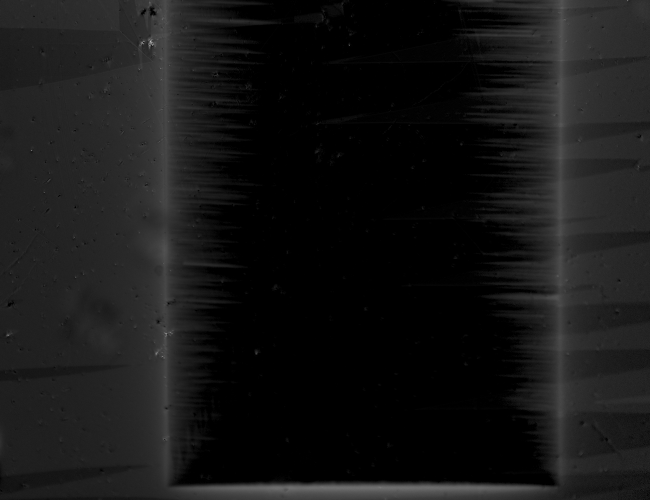
%> input picture inversion/N_YBCO14_4K_200.tif, 1300 x 1000 px (shown at 1/2 size); the run also reads 1 picture not shown here
$ octave inversion.m   (GNU Octave 9; MATLAB toolbox functions it lacks are replaced by stand-ins)
%> lines starting %> are read from the running program, lines starting %| are printed output that depends on the picture
### inversion/make_k.m
function [ K ] = make_k( Bz )

    Bzsize = size(Bz); % Size of B-matrix
    Kxgrid = 2*pi*(-floor(Bzsize(1)/2):ceil(Bzsize(1)/2) - 1)/Bzsize(1);
    Kygrid = 2*pi*(-floor(Bzsize(2)/2):ceil(Bzsize(2)/2) - 1)/Bzsize(2);
    [Kx, Ky] = ndgrid(Kxgrid, Kygrid); %Make 2-dimensional grid
    K = sqrt(Kx.^2 + Ky.^2); % Building the actual k-matrix
    K = fftshift(K); % Shifting Brillouin zones to get real numbers out
    minfin = min(min(K(K>0))); % Artificial removal of singularity at k=0
    K(find(K==0)) = minfin;

end

### inversion/calc_g.m
function [ g ] = calc_g( Hz, K, d )

    Hzfft = fft2(Hz); % Fourier transform
    gfft = Hzfft./sinh(K*d/2); %Find g by Biot-Savart law in Fourier space
    g = real(ifft2(gfft));

end

### inversion/calc_jAbsValue.m
function [ jAbsValue ] = calc_jAbsValue( g )

    jx = padarray(diff(g,1,1), [1 0], 0, 'pre'); % Differentiate g to find currents
    jy = -padarray(diff(g,1,2), [0 1], 0, 'pre');
    jAbsValue = sqrt(jx.^2 + jy.^2); %Find magnitude of the current density

end

### inversion/inversion.m
clear;

filename1 = ['C:\magnetooptics\inversion\misc\','N_YBCO14_4K_200.tif']; %No domain
filename2 = ['C:\magnetooptics\inversion\misc\','D_YBCO14_4K_200.tif']; %Domain

BzN = imread(filename1);
%> BzN is the input picture: size 1000x1300 uint16; min 0, max 65535, mean 5840.2
BzN = flipud(double(BzN(1:1000,1:1300)));
%> BzN: size 1000x1300 double

BzD = imread(filename2);
BzD = flipud(double(BzD(1:1000,1:1300)));
%> BzD: size 1000x1300 double

%Define coordinate system with zero in the middle of the strip

xmax = 580;
xmin = 719;
x = -xmin:1:xmax;

%Scale with 866 pixels corresponding to 1000 micron

scale = 1000/866;
yscale = (scale)*0.001*(x);

l = 620; %Pixel value at where to take cross section of maps
m = 4*pi*10^-7; %Mu zero
d = 200*10^-9;  %Thickness of film in m

%Invert Bz to j for the images

K = make_k(BzN); %Make K-matrix
gN = calc_g(BzN/m, K, d); %Calculate g from Hz, K and d
%> in calc_g, `g = real(ifft2(gfft));`:
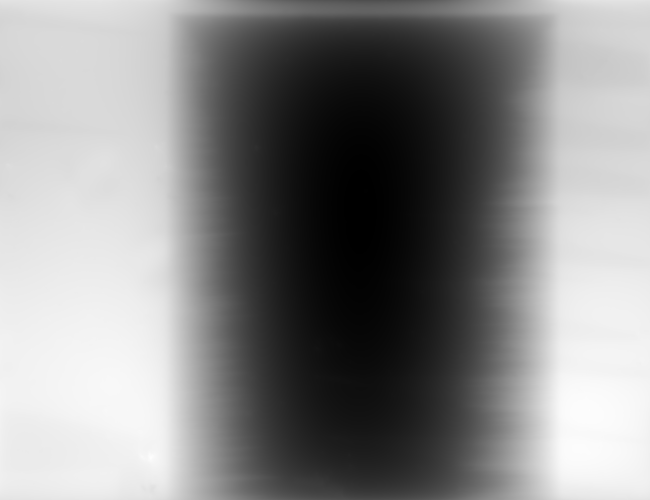
%> g: size 1000x1300 double (shown at 1/2 size); min -8.17e+17, max 1.86e+19, mean 9.62e+18; drawn with min black and max white
jAbsN = calc_jAbsValue(gN); %Calculate absolute value of current from g

gD = calc_g(BzD/m, K, d);
jAbsD = calc_jAbsValue(gD);
%> in calc_jAbsValue (call 2), `jx = padarray(diff(g,1,1), [1 0], 0, 'pre');`:
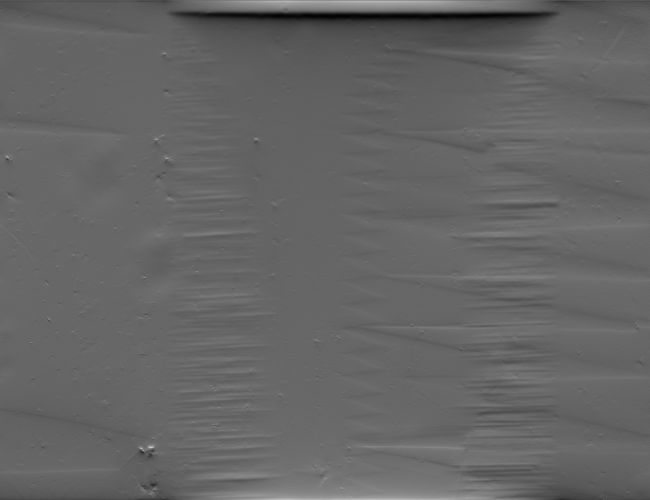
%> jx: size 1000x1300 double (shown at 1/2 size); min -1.76e+17, max 2.68e+17, mean -4.3e+13; drawn with min black and max white
%> in calc_jAbsValue (call 2), `jy = -padarray(diff(g,1,2), [0 1], 0, 'pre');`:
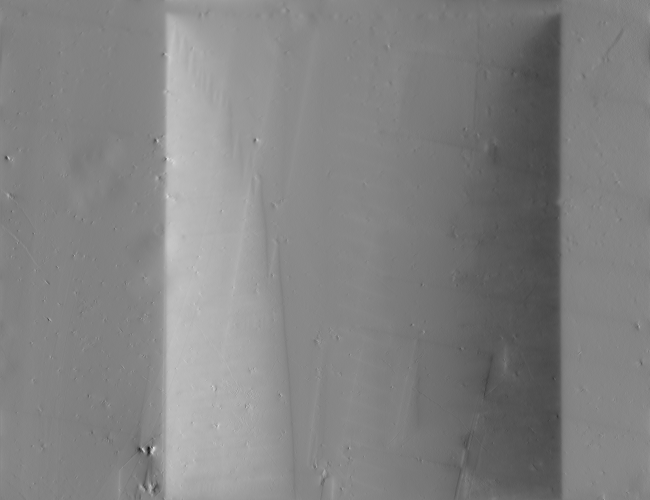
%> jy: size 1000x1300 double (shown at 1/2 size); min -1.72e+17, max 1.64e+17, mean -3.67e+12; drawn with min black and max white

%Averaged cross sections over Bz and |j| maps

BzPLOT = (BzN(l,:)+BzN(l-1,:)+BzN(l+1,:)+BzN(l-2,:)+BzN(l+2,:))./5;
%> BzPLOT = 1300 values, max 19583.2 at index 1121, min 0 at index 487, mean 6068.4
BzDPLOT = (BzD(l,:)+BzD(l-1,:)+BzD(l+1,:)+BzD(l-2,:)+BzD(l+2,:))./5;
%> BzDPLOT = 1300 values, max 19675.2 at index 1123, min 832.2 at index 543, mean 7522.3
JPLOT = (jAbsN(l,:)+jAbsN(l-1,:)+jAbsN(l+1,:)+jAbsN(l-2,:)+jAbsN(l+2,:))./5;
%> JPLOT = 1300 values, max 1.07e+17 at index 397, min 1.33e+15 at index 1, mean 2.98e+16
JDPLOT = (jAbsD(l,:)+jAbsD(l-1,:)+jAbsD(l+1,:)+jAbsD(l-2,:)+jAbsD(l+2,:))./5;
%> JDPLOT = 1300 values, max 8.49e+16 at index 397, min 1.39e+15 at index 1, mean 2.39e+16

%Show Bz and |j| maps with cross sections

figure(1)
imshow(uint16(BzN)*2);
hold on;
plot([0,1300],[l,l],'r-','LineWidth',3);
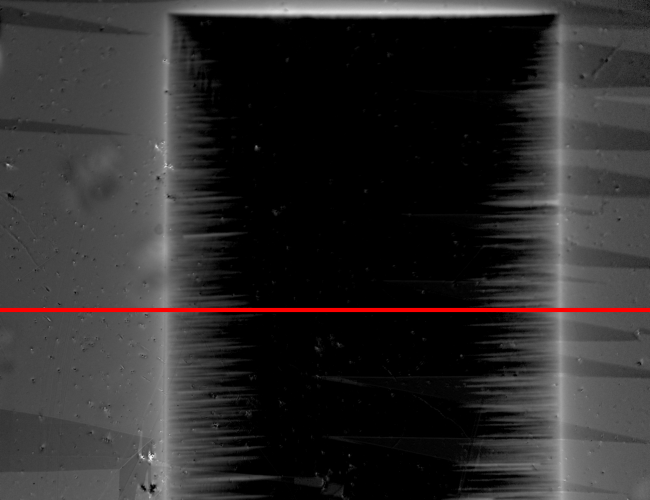
%> figure redrawn from the program's plot data; shown at 1/2 size

figure(2)
imshow(uint16(BzD)*2);
hold on;
plot([0,1300],[l,l],'b-','LineWidth',3);
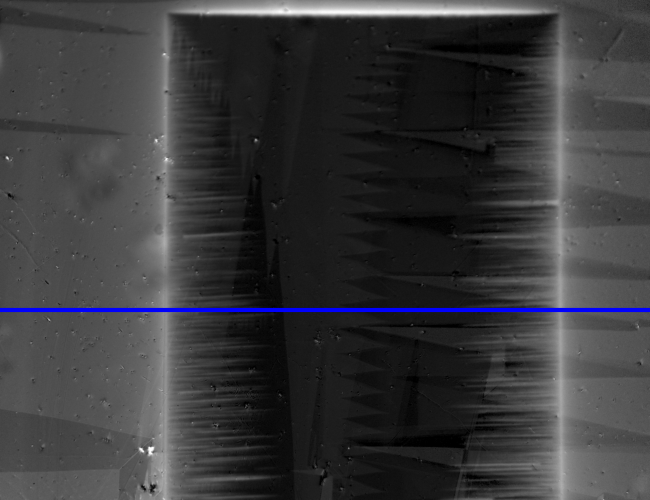
%> figure redrawn from the program's plot data; shown at 1/2 size

figure(3)
imshow(uint16(jAbsN/(3*10^12)));
hold on;
plot([0,1300],[l,l],'r-','LineWidth',3);
%> figure, not shown here; shown at 1/2 size

figure(4)
imshow(uint16(jAbsD/(3*10^12)));
hold on;
plot([0,1300],[l,l],'b-','LineWidth',3);
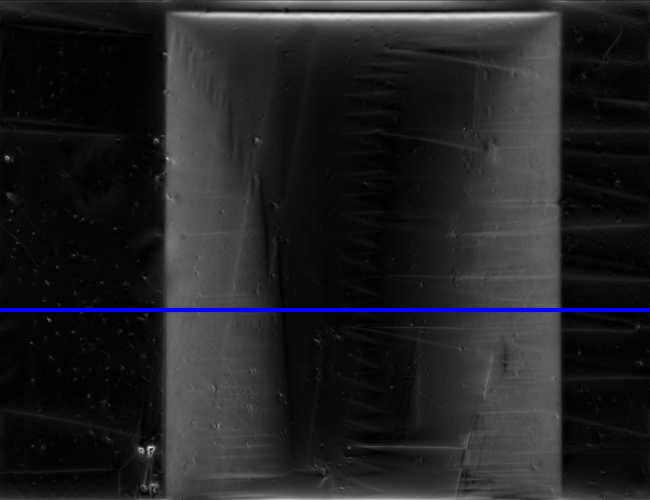
%> figure redrawn from the program's plot data; shown at 1/2 size

%Plot Bz and |j| profiles

figure(5)
hold on;
plot(yscale,BzPLOT/10^3,'r','LineWidth',2);
plot(yscale,BzDPLOT/10^3,'b','LineWidth',2);
legend('B_z (No domain)', 'B_z (Domain)');
xlabel('x (mm)','FontSize',18,'FontName','Arial');
ylabel('B_z (mT)','FontSize',18,'FontName','Arial');
axis([-0.8303 0.6697 0 25]);
%> figure, not shown here; curve peaks at x = 0.463, y = 19.58; curve peaks at x = 0.465, y = 19.68

figure(6)
hold on;
plot(yscale,JPLOT/10^6,'r','LineWidth',2);
plot(yscale,JDPLOT/10^6,'b','LineWidth',2);
legend('|j| (No domain)', '|j| (Domain)');
xlabel('x (mm)','FontSize',18,'FontName','Arial');
ylabel('|j| (A/m^2)','FontSize',18,'FontName','Arial');
axis([-0.8303 0.6697 0 1.2*10^11]);
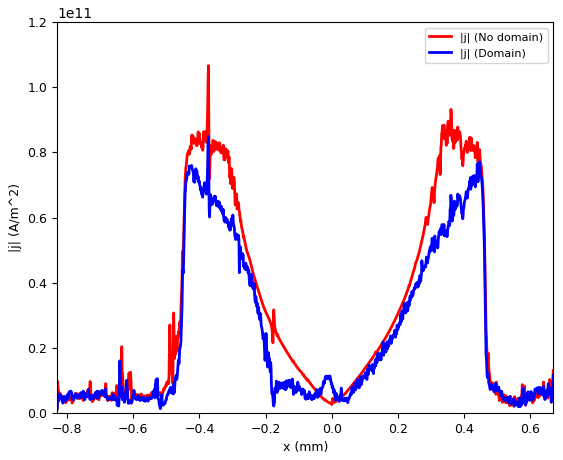
%> figure redrawn from the program's plot data; curve peaks at x = -0.373, y = 1.07e+11; curve peaks at x = -0.373, y = 8.49e+10
